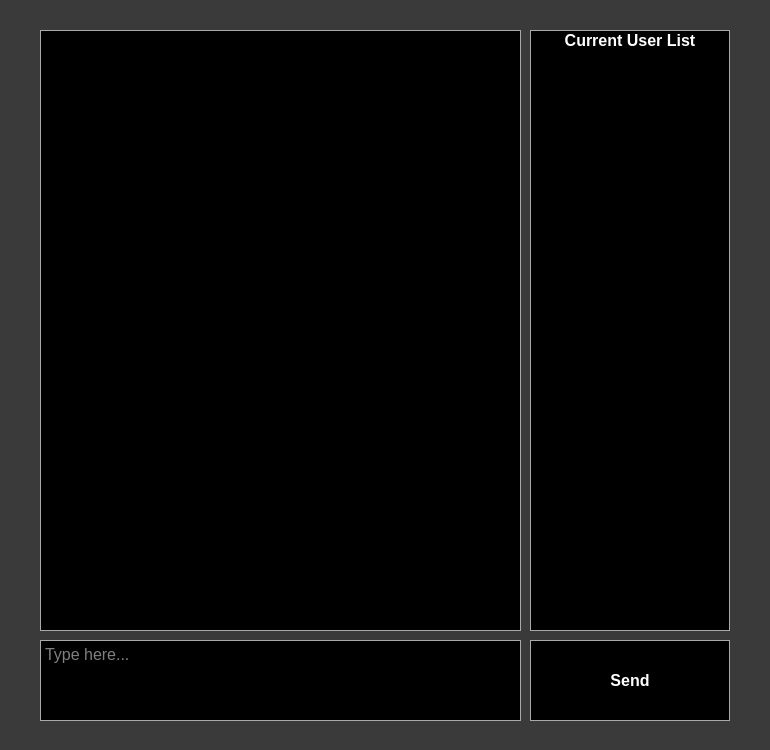
<?xml version="1.0" encoding="UTF-8"?>
<ui version="4.0">
 <class>cove_securechat</class>
 <widget class="QDialog" name="cove_securechat">
  <property name="geometry">
   <rect>
    <x>0</x>
    <y>0</y>
    <width>770</width>
    <height>750</height>
   </rect>
  </property>
  <property name="palette">
   <palette>
    <active>
     <colorrole role="WindowText">
      <brush brushstyle="SolidPattern">
       <color alpha="255">
        <red>255</red>
        <green>255</green>
        <blue>255</blue>
       </color>
      </brush>
     </colorrole>
     <colorrole role="Button">
      <brush brushstyle="SolidPattern">
       <color alpha="255">
        <red>58</red>
        <green>58</green>
        <blue>58</blue>
       </color>
      </brush>
     </colorrole>
     <colorrole role="Light">
      <brush brushstyle="SolidPattern">
       <color alpha="255">
        <red>87</red>
        <green>87</green>
        <blue>87</blue>
       </color>
      </brush>
     </colorrole>
     <colorrole role="Midlight">
      <brush brushstyle="SolidPattern">
       <color alpha="255">
        <red>72</red>
        <green>72</green>
        <blue>72</blue>
       </color>
      </brush>
     </colorrole>
     <colorrole role="Dark">
      <brush brushstyle="SolidPattern">
       <color alpha="255">
        <red>29</red>
        <green>29</green>
        <blue>29</blue>
       </color>
      </brush>
     </colorrole>
     <colorrole role="Mid">
      <brush brushstyle="SolidPattern">
       <color alpha="255">
        <red>38</red>
        <green>38</green>
        <blue>38</blue>
       </color>
      </brush>
     </colorrole>
     <colorrole role="Text">
      <brush brushstyle="SolidPattern">
       <color alpha="255">
        <red>255</red>
        <green>255</green>
        <blue>255</blue>
       </color>
      </brush>
     </colorrole>
     <colorrole role="BrightText">
      <brush brushstyle="SolidPattern">
       <color alpha="255">
        <red>255</red>
        <green>255</green>
        <blue>255</blue>
       </color>
      </brush>
     </colorrole>
     <colorrole role="ButtonText">
      <brush brushstyle="SolidPattern">
       <color alpha="255">
        <red>255</red>
        <green>255</green>
        <blue>255</blue>
       </color>
      </brush>
     </colorrole>
     <colorrole role="Base">
      <brush brushstyle="SolidPattern">
       <color alpha="255">
        <red>0</red>
        <green>0</green>
        <blue>0</blue>
       </color>
      </brush>
     </colorrole>
     <colorrole role="Window">
      <brush brushstyle="SolidPattern">
       <color alpha="255">
        <red>58</red>
        <green>58</green>
        <blue>58</blue>
       </color>
      </brush>
     </colorrole>
     <colorrole role="Shadow">
      <brush brushstyle="SolidPattern">
       <color alpha="255">
        <red>0</red>
        <green>0</green>
        <blue>0</blue>
       </color>
      </brush>
     </colorrole>
     <colorrole role="AlternateBase">
      <brush brushstyle="SolidPattern">
       <color alpha="255">
        <red>29</red>
        <green>29</green>
        <blue>29</blue>
       </color>
      </brush>
     </colorrole>
     <colorrole role="ToolTipBase">
      <brush brushstyle="SolidPattern">
       <color alpha="255">
        <red>255</red>
        <green>255</green>
        <blue>220</blue>
       </color>
      </brush>
     </colorrole>
     <colorrole role="ToolTipText">
      <brush brushstyle="SolidPattern">
       <color alpha="255">
        <red>0</red>
        <green>0</green>
        <blue>0</blue>
       </color>
      </brush>
     </colorrole>
    </active>
    <inactive>
     <colorrole role="WindowText">
      <brush brushstyle="SolidPattern">
       <color alpha="255">
        <red>255</red>
        <green>255</green>
        <blue>255</blue>
       </color>
      </brush>
     </colorrole>
     <colorrole role="Button">
      <brush brushstyle="SolidPattern">
       <color alpha="255">
        <red>58</red>
        <green>58</green>
        <blue>58</blue>
       </color>
      </brush>
     </colorrole>
     <colorrole role="Light">
      <brush brushstyle="SolidPattern">
       <color alpha="255">
        <red>87</red>
        <green>87</green>
        <blue>87</blue>
       </color>
      </brush>
     </colorrole>
     <colorrole role="Midlight">
      <brush brushstyle="SolidPattern">
       <color alpha="255">
        <red>72</red>
        <green>72</green>
        <blue>72</blue>
       </color>
      </brush>
     </colorrole>
     <colorrole role="Dark">
      <brush brushstyle="SolidPattern">
       <color alpha="255">
        <red>29</red>
        <green>29</green>
        <blue>29</blue>
       </color>
      </brush>
     </colorrole>
     <colorrole role="Mid">
      <brush brushstyle="SolidPattern">
       <color alpha="255">
        <red>38</red>
        <green>38</green>
        <blue>38</blue>
       </color>
      </brush>
     </colorrole>
     <colorrole role="Text">
      <brush brushstyle="SolidPattern">
       <color alpha="255">
        <red>255</red>
        <green>255</green>
        <blue>255</blue>
       </color>
      </brush>
     </colorrole>
     <colorrole role="BrightText">
      <brush brushstyle="SolidPattern">
       <color alpha="255">
        <red>255</red>
        <green>255</green>
        <blue>255</blue>
       </color>
      </brush>
     </colorrole>
     <colorrole role="ButtonText">
      <brush brushstyle="SolidPattern">
       <color alpha="255">
        <red>255</red>
        <green>255</green>
        <blue>255</blue>
       </color>
      </brush>
     </colorrole>
     <colorrole role="Base">
      <brush brushstyle="SolidPattern">
       <color alpha="255">
        <red>0</red>
        <green>0</green>
        <blue>0</blue>
       </color>
      </brush>
     </colorrole>
     <colorrole role="Window">
      <brush brushstyle="SolidPattern">
       <color alpha="255">
        <red>58</red>
        <green>58</green>
        <blue>58</blue>
       </color>
      </brush>
     </colorrole>
     <colorrole role="Shadow">
      <brush brushstyle="SolidPattern">
       <color alpha="255">
        <red>0</red>
        <green>0</green>
        <blue>0</blue>
       </color>
      </brush>
     </colorrole>
     <colorrole role="AlternateBase">
      <brush brushstyle="SolidPattern">
       <color alpha="255">
        <red>29</red>
        <green>29</green>
        <blue>29</blue>
       </color>
      </brush>
     </colorrole>
     <colorrole role="ToolTipBase">
      <brush brushstyle="SolidPattern">
       <color alpha="255">
        <red>255</red>
        <green>255</green>
        <blue>220</blue>
       </color>
      </brush>
     </colorrole>
     <colorrole role="ToolTipText">
      <brush brushstyle="SolidPattern">
       <color alpha="255">
        <red>0</red>
        <green>0</green>
        <blue>0</blue>
       </color>
      </brush>
     </colorrole>
    </inactive>
    <disabled>
     <colorrole role="WindowText">
      <brush brushstyle="SolidPattern">
       <color alpha="255">
        <red>29</red>
        <green>29</green>
        <blue>29</blue>
       </color>
      </brush>
     </colorrole>
     <colorrole role="Button">
      <brush brushstyle="SolidPattern">
       <color alpha="255">
        <red>58</red>
        <green>58</green>
        <blue>58</blue>
       </color>
      </brush>
     </colorrole>
     <colorrole role="Light">
      <brush brushstyle="SolidPattern">
       <color alpha="255">
        <red>87</red>
        <green>87</green>
        <blue>87</blue>
       </color>
      </brush>
     </colorrole>
     <colorrole role="Midlight">
      <brush brushstyle="SolidPattern">
       <color alpha="255">
        <red>72</red>
        <green>72</green>
        <blue>72</blue>
       </color>
      </brush>
     </colorrole>
     <colorrole role="Dark">
      <brush brushstyle="SolidPattern">
       <color alpha="255">
        <red>29</red>
        <green>29</green>
        <blue>29</blue>
       </color>
      </brush>
     </colorrole>
     <colorrole role="Mid">
      <brush brushstyle="SolidPattern">
       <color alpha="255">
        <red>38</red>
        <green>38</green>
        <blue>38</blue>
       </color>
      </brush>
     </colorrole>
     <colorrole role="Text">
      <brush brushstyle="SolidPattern">
       <color alpha="255">
        <red>29</red>
        <green>29</green>
        <blue>29</blue>
       </color>
      </brush>
     </colorrole>
     <colorrole role="BrightText">
      <brush brushstyle="SolidPattern">
       <color alpha="255">
        <red>255</red>
        <green>255</green>
        <blue>255</blue>
       </color>
      </brush>
     </colorrole>
     <colorrole role="ButtonText">
      <brush brushstyle="SolidPattern">
       <color alpha="255">
        <red>29</red>
        <green>29</green>
        <blue>29</blue>
       </color>
      </brush>
     </colorrole>
     <colorrole role="Base">
      <brush brushstyle="SolidPattern">
       <color alpha="255">
        <red>58</red>
        <green>58</green>
        <blue>58</blue>
       </color>
      </brush>
     </colorrole>
     <colorrole role="Window">
      <brush brushstyle="SolidPattern">
       <color alpha="255">
        <red>58</red>
        <green>58</green>
        <blue>58</blue>
       </color>
      </brush>
     </colorrole>
     <colorrole role="Shadow">
      <brush brushstyle="SolidPattern">
       <color alpha="255">
        <red>0</red>
        <green>0</green>
        <blue>0</blue>
       </color>
      </brush>
     </colorrole>
     <colorrole role="AlternateBase">
      <brush brushstyle="SolidPattern">
       <color alpha="255">
        <red>58</red>
        <green>58</green>
        <blue>58</blue>
       </color>
      </brush>
     </colorrole>
     <colorrole role="ToolTipBase">
      <brush brushstyle="SolidPattern">
       <color alpha="255">
        <red>255</red>
        <green>255</green>
        <blue>220</blue>
       </color>
      </brush>
     </colorrole>
     <colorrole role="ToolTipText">
      <brush brushstyle="SolidPattern">
       <color alpha="255">
        <red>0</red>
        <green>0</green>
        <blue>0</blue>
       </color>
      </brush>
     </colorrole>
    </disabled>
   </palette>
  </property>
  <property name="font">
   <font>
    <family>Arial</family>
    <pointsize>12</pointsize>
   </font>
  </property>
  <property name="contextMenuPolicy">
   <enum>Qt::DefaultContextMenu</enum>
  </property>
  <property name="windowTitle">
   <string>Cove Client</string>
  </property>
  <widget class="QPushButton" name="pushButton_Send">
   <property name="geometry">
    <rect>
     <x>530</x>
     <y>640</y>
     <width>200</width>
     <height>81</height>
    </rect>
   </property>
   <property name="font">
    <font>
     <family>Arial</family>
     <pointsize>12</pointsize>
     <weight>75</weight>
     <italic>false</italic>
     <bold>true</bold>
    </font>
   </property>
   <property name="cursor">
    <cursorShape>ArrowCursor</cursorShape>
   </property>
   <property name="contextMenuPolicy">
    <enum>Qt::NoContextMenu</enum>
   </property>
   <property name="styleSheet">
    <string notr="true">QPushButton
{
	color: white;
	background-color: black;
	alternate-background-color: grey;
	font: bold 12pt &quot;Arial&quot;;
	selection-color: grey;
	selection-background-color: black;
	border: 1px solid darkgrey;
}
QPushButton:hover
{
	border: 1px solid  rgb(84, 255, 124);
}</string>
   </property>
   <property name="text">
    <string>Send</string>
   </property>
   <property name="autoDefault">
    <bool>false</bool>
   </property>
   <property name="default">
    <bool>false</bool>
   </property>
  </widget>
  <widget class="QListWidget" name="listWidget_UserDisplay">
   <property name="geometry">
    <rect>
     <x>530</x>
     <y>30</y>
     <width>200</width>
     <height>601</height>
    </rect>
   </property>
   <property name="font">
    <font>
     <family>Arial</family>
     <pointsize>12</pointsize>
     <weight>75</weight>
     <bold>true</bold>
    </font>
   </property>
   <property name="styleSheet">
    <string notr="true">QListWidget{
	color: white;
	background-color: black;
	alternate-background-color: black;

	selection-color: black;
	selection-background-color: white;

	border: 1px solid darkgrey;
}</string>
   </property>
   <item>
    <property name="text">
     <string>Current User List</string>
    </property>
    <property name="font">
     <font>
      <family>Arial</family>
      <pointsize>12</pointsize>
      <underline>false</underline>
     </font>
    </property>
    <property name="textAlignment">
     <set>AlignCenter</set>
    </property>
   </item>
  </widget>
  <widget class="QTextBrowser" name="textBrowser_ChatDisplay">
   <property name="geometry">
    <rect>
     <x>40</x>
     <y>30</y>
     <width>481</width>
     <height>601</height>
    </rect>
   </property>
   <property name="font">
    <font>
     <family>Arial</family>
     <pointsize>12</pointsize>
     <weight>75</weight>
     <bold>true</bold>
    </font>
   </property>
   <property name="styleSheet">
    <string notr="true">QTextBrowser{
	color: white;
	background-color: black;
	alternate-background-color: black;

	selection-color: black;
	selection-background-color: white;

	border: 1px solid darkgrey;
}</string>
   </property>
   <property name="html">
    <string>&lt;!DOCTYPE HTML PUBLIC &quot;-//W3C//DTD HTML 4.0//EN&quot; &quot;http://www.w3.org/TR/REC-html40/strict.dtd&quot;&gt;
&lt;html&gt;&lt;head&gt;&lt;meta name=&quot;qrichtext&quot; content=&quot;1&quot; /&gt;&lt;style type=&quot;text/css&quot;&gt;
p, li { white-space: pre-wrap; }
&lt;/style&gt;&lt;/head&gt;&lt;body style=&quot; font-family:'Arial'; font-size:12pt; font-weight:600; font-style:normal;&quot;&gt;
&lt;p style=&quot;-qt-paragraph-type:empty; margin-top:0px; margin-bottom:0px; margin-left:0px; margin-right:0px; -qt-block-indent:0; text-indent:0px;&quot;&gt;&lt;br /&gt;&lt;/p&gt;&lt;/body&gt;&lt;/html&gt;</string>
   </property>
   <property name="openExternalLinks">
    <bool>true</bool>
   </property>
  </widget>
  <widget class="QTextEdit" name="textEdit_ChatTypeField">
   <property name="geometry">
    <rect>
     <x>40</x>
     <y>640</y>
     <width>481</width>
     <height>81</height>
    </rect>
   </property>
   <property name="sizePolicy">
    <sizepolicy hsizetype="Fixed" vsizetype="Fixed">
     <horstretch>0</horstretch>
     <verstretch>0</verstretch>
    </sizepolicy>
   </property>
   <property name="focusPolicy">
    <enum>Qt::StrongFocus</enum>
   </property>
   <property name="styleSheet">
    <string notr="true">QTextEdit
{
	color: white;
	background-color: black;
	alternate-background-color: black;
	font: 12pt &quot;Arial&quot;;
	selection-color: black;
	selection-background-color: white;
	border: 1px solid darkgrey;
}
QTextEdit:hover
{
	border: 1px solid lightgrey;
}
QTextEdit:focus
{
	border: 1px solid  rgb(84, 255, 124);
}</string>
   </property>
   <property name="horizontalScrollBarPolicy">
    <enum>Qt::ScrollBarAlwaysOff</enum>
   </property>
   <property name="documentTitle">
    <string/>
   </property>
   <property name="placeholderText">
    <string>Type here...</string>
   </property>
  </widget>
  <widget class="QLabel" name="label_PrivateImage">
   <property name="geometry">
    <rect>
     <x>550</x>
     <y>460</y>
     <width>160</width>
     <height>160</height>
    </rect>
   </property>
   <property name="text">
    <string/>
   </property>
   <property name="scaledContents">
    <bool>true</bool>
   </property>
  </widget>
 </widget>
 <tabstops>
  <tabstop>textEdit_ChatTypeField</tabstop>
  <tabstop>pushButton_Send</tabstop>
  <tabstop>textBrowser_ChatDisplay</tabstop>
  <tabstop>listWidget_UserDisplay</tabstop>
 </tabstops>
 <resources/>
 <connections/>
</ui>
